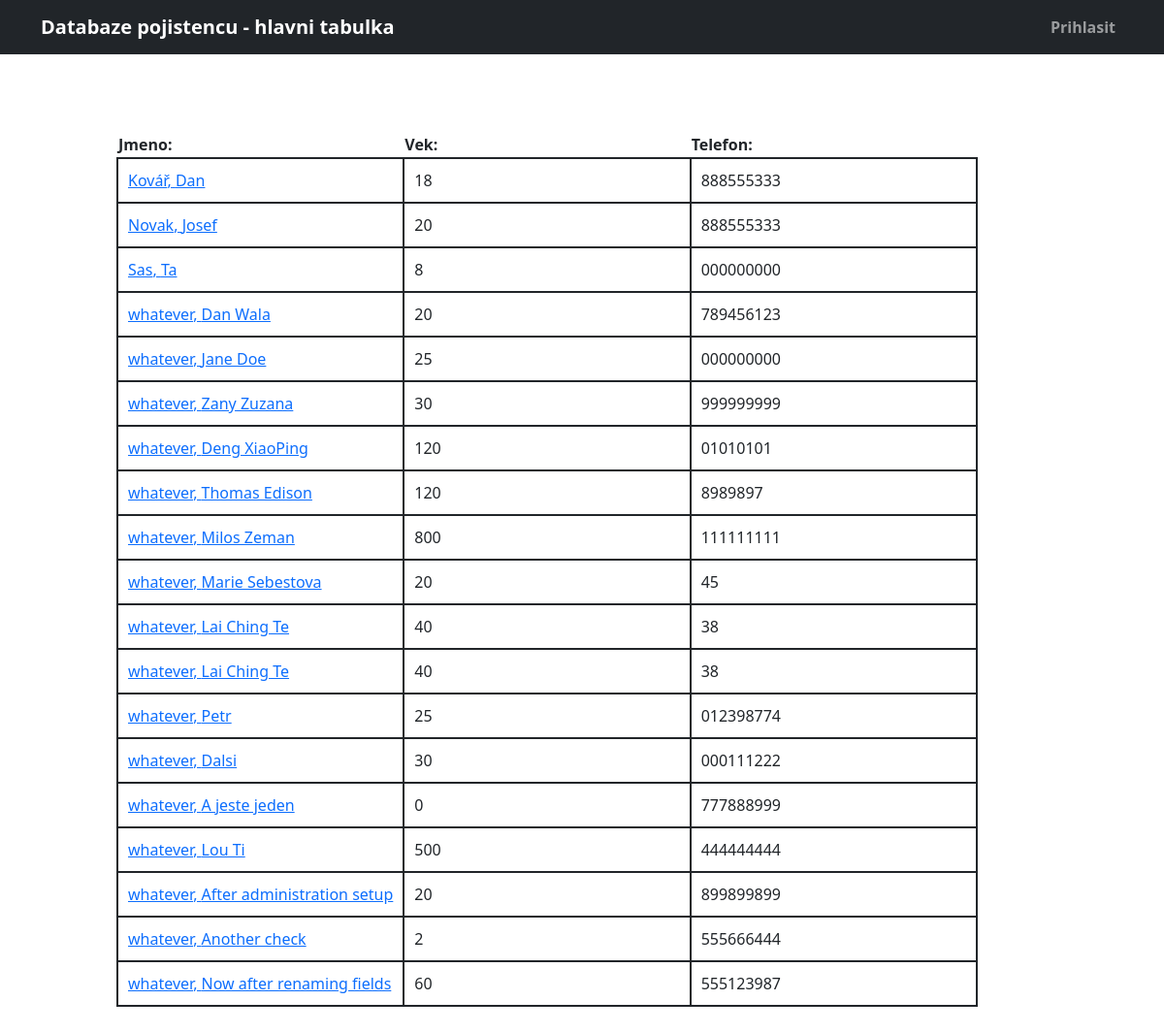
The page /insurance_database/main_table/ on the database its author committed.
### insurance_database/models.py (models this page shows, shortened)
class Customer(models.Model):
  given_name = models.CharField(max_length=200)
  surname = models.CharField(max_length=200)
  age = models.IntegerField()
  contact = models.CharField(max_length=20)

### insurance_database/views.py (the view)
# urls.py: path("main_table/", views.MainTable.as_view(), name="main_table"),
class MainTable(generic.ListView):
  template_name = "insurance_database/main_table.html"
  context_object_name = "customers"
  def get_queryset(self):
    return Customer.objects.all().order_by("surname")

### insurance_database/templates/insurance_database/main_table.html (shortened to what this page needs)
{% extends "base.html" %}
{% block header %}
<header>
    <nav class="upper_nav">
        <div class="flex_box">
            <nav class="navbar navbar-expand-lg navbar-dark bg-dark">
                <div class="container">
                    <a class="navbar-brand">Databaze pojistencu - hlavni tabulka</a>
                    <div class="collapse navbar-collapse" id="navbarSupportedContent">
                        <ul class="navbar-nav ms-auto mb-2 mb-lg-0">
                            {% if not user.is_authenticated %}
                            <li class="nav-item"><a class="nav-link" href="{% url 'login' %}">Prihlasit</a></li>
                            {% endif %}
                                </ul>
                    </div>
                </div>
            </nav>
        </div>
    </nav>
</header>
{% endblock %}
{% block content %}
<table>
    <thead>
        <tr>
            <th>
                Jmeno:
            </th>
            <th>
                Vek:
            </th>
            <th>
                Telefon:
            </th>
        </tr>
    </thead>
        {% for customer in customers %}
        <tr>
            <td class="cell">
           <a href="{% url 'customer_detail' customer.id %}"> {{ customer.surname }}, {{ customer.given_name }} </a>
                </td>
            <td class="cell">
            {{ customer.age }} </td>
            <td class="cell">
            {{ customer.contact }} <td>
        </tr>
        {% endfor %}
</table>
{% endblock %}

### insurance_database/static/css/style2.css (style rules this page uses)
.upper_nav { font:black; font-weight:bold; }
table { justify-content: center; }
.cell { border: 2px solid ; width: 33%; padding: 10px; vertical-align: top; }

### rows shown on the page
Customer: surname "Kovář", given_name "Dan", age "18", contact "888555333"
Customer: surname "Novak", given_name "Josef", age "20", contact "888555333"
Customer: surname "Sas", given_name "Ta", age "8", contact "000000000"
Customer: surname "whatever", given_name "Dan Wala", age "20", contact "789456123"
Customer: surname "whatever", given_name "Jane Doe", age "25", contact "000000000"
Customer: surname "whatever", given_name "Zany Zuzana", age "30", contact "999999999"
Customer: surname "whatever", given_name "Deng XiaoPing", age "120", contact "01010101"
Customer: surname "whatever", given_name "Thomas Edison", age "120", contact "8989897"
Customer: surname "whatever", given_name "Milos Zeman", age "800", contact "111111111"
Customer: surname "whatever", given_name "Marie Sebestova", age "20", contact "45"
Customer: surname "whatever", given_name "Lai Ching Te", age "40", contact "38"
Customer: surname "whatever", given_name "Lai Ching Te", age "40", contact "38"
Customer: surname "whatever", given_name "Petr", age "25", contact "012398774"
Customer: surname "whatever", given_name "Dalsi", age "30", contact "000111222"
Customer: surname "whatever", given_name "A jeste jeden", age "0", contact "777888999"
Customer: surname "whatever", given_name "Lou Ti", age "500", contact "444444444"
Customer: surname "whatever", given_name "After administration setup", age "20", contact "899899899"
Customer: surname "whatever", given_name "Another check", age "2", contact "555666444"
Customer: surname "whatever", given_name "Now after renaming fields", age "60", contact "555123987"
